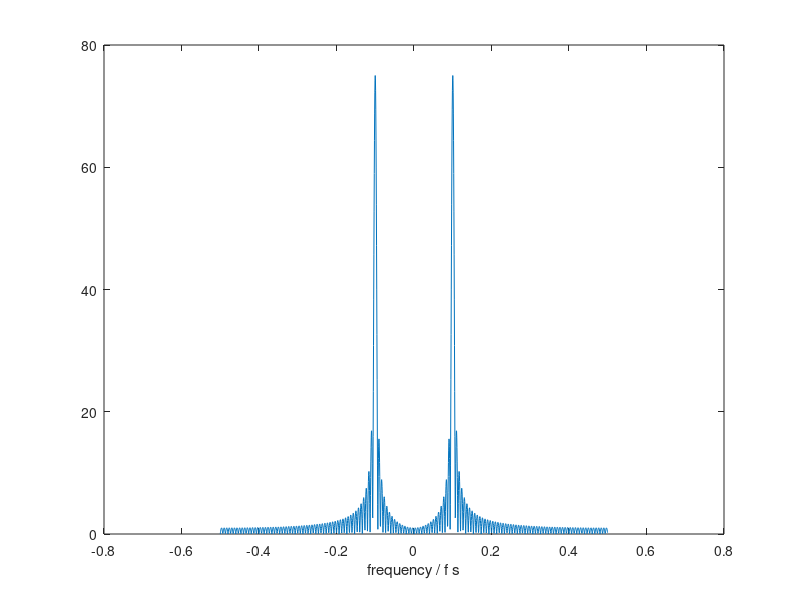

Write MATLAB code to recreate this figure.
clear
clc

n = [0:149];
x1 = cos(2*pi*n/10);
N = 2048;
X = abs(fft(x1,N));
X = fftshift(X);
F = [-N/2:N/2-1]/N;

plot(F,X)
xlabel('frequency / f s')